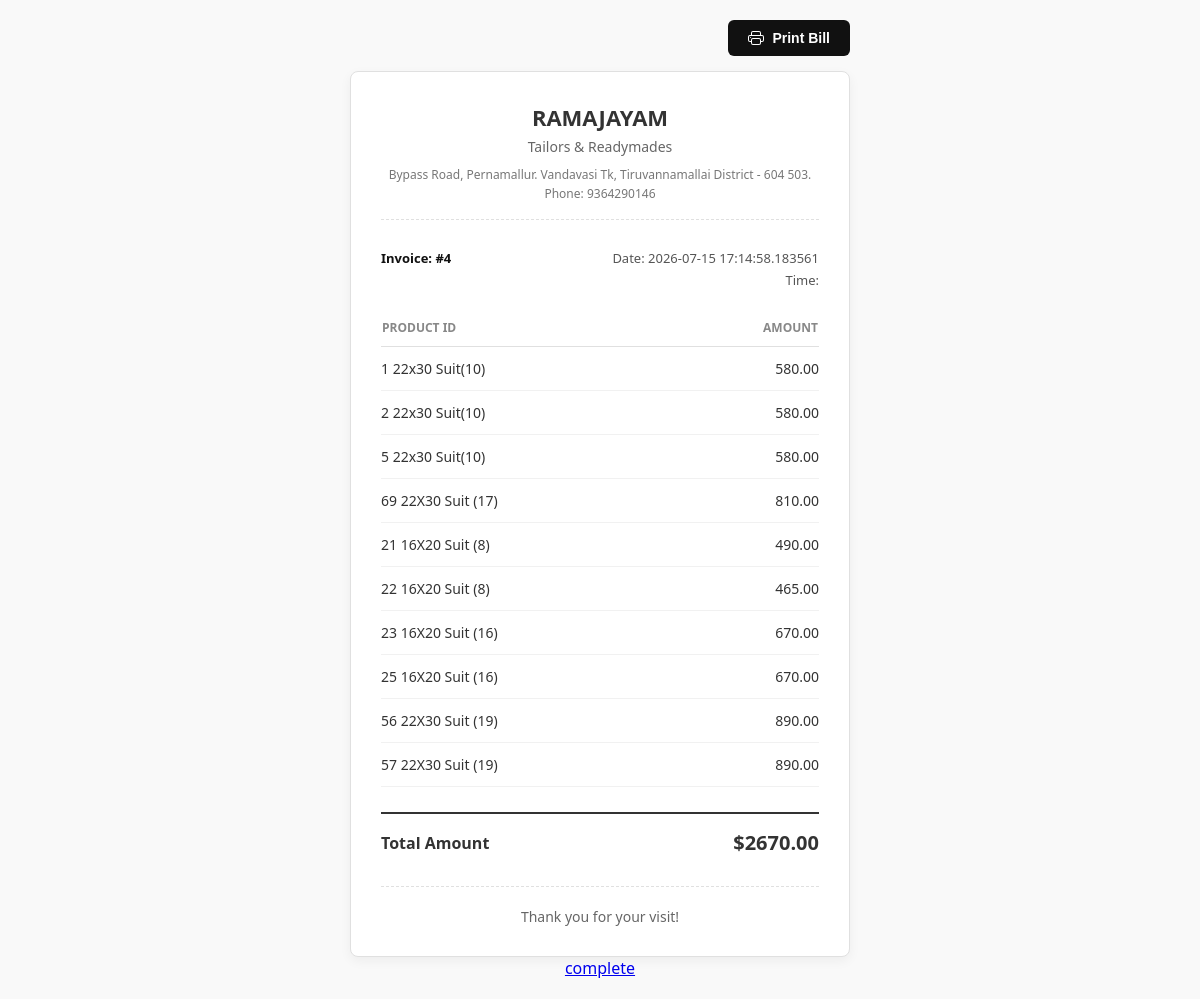
The app's page /bill_show_page/4, older data.
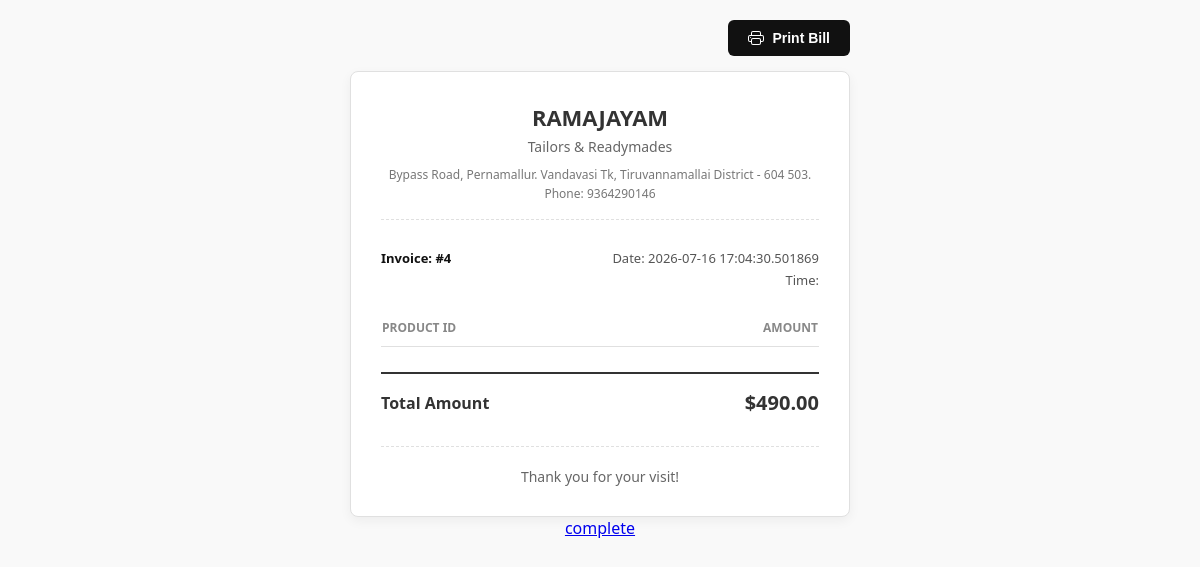
The same page, newer data.
### app.py (models this page shows)
class ShopDealer(UserMixin,db.Model) :
    id = db.Column(db.Integer, primary_key=True)
    shop_username = db.Column(db.String(150), unique=True, nullable=False)
    password = db.Column(db.String(150), nullable=False)
    shop_name = db.Column(db.String(150),nullable=False)
    shop_title = db.Column(db.String(150),nullable=False)
    shop_location = db.Column(db.String(150),nullable=False)
    shop_phone_number = db.Column(db.String(10),nullable=False)
    shop_gst_number = db.Column(db.String(15),default=None)

class Billing(db.Model) :
    id = db.Column(db.Integer,primary_key=True)
    customer_no = db.Column(db.String(10))
    customer_name = db.Column(db.String(100))
    customer_address = db.Column(db.String(100), nullable=True)
    billing_amount = db.Column(db.Integer)
    total_quantity = db.Column(db.Integer)
    billing_date = db.Column(db.DateTime, default=datetime.utcnow)
    billing_products = db.relationship('SelledProduct', backref='billing', lazy=True)

class SelledProduct(db.Model) :
    id = db.Column(db.Integer,primary_key=True)
    billing_id = db.Column(db.Integer, db.ForeignKey('billing.id'), nullable=True)
    selled_product_name = db.Column(db.String(100))
    selled_product_id = db.Column(db.String(100))
    selled_product_amount = db.Column(db.Integer)
    scanned_at = db.Column(db.DateTime, default=datetime.utcnow)

### app.py (the view)
@app.route('/bill_show_page/<int:billing_id>')
def bill_show_page(billing_id):
    billing = Billing.query.get_or_404(billing_id)
    selled = SelledProduct.query.filter_by(billing_id=billing_id)
    shop = ShopDealer.query.all()
    return render_template('bill_show_page.html', billing=billing,selled=selled,shop=shop)

### templates/bill_show_page.html (shortened to what this page needs)
<!DOCTYPE html>
<html lang="en">
<head>
</head>
<body>
    <div class="action-panel">
        <button class="print-btn" onclick="window.print()">
            Print Bill
        </button>
    </div>
    <div class="receipt-card">
        <header class="shop-header">
            {% for shop in shop %}
            <h1 class="shop-name">{{ shop.shop_name }}</h1>
            <p class="shop-title">{{ shop.shop_title }}</p>
            <p class="shop-details">{{ shop.shop_location }}</p>
            <p class="shop-details">Phone: {{ shop.shop_phone_number }}</p>
            {% endfor %}
        </header>
        <div class="invoice-meta">
            <div class="meta-group">
                <p class="invoice-id">Invoice: #{{ billing.id }}</p>
            </div>
            <div class="meta-group text-right">
                <p>Date: {{ billing.billing_date }}</p>
                <p>Time: {{ billing.billing_time }}</p>
            </div>
        </div>
        <table class="items-table">
            <thead>
                <tr>
                    <th>Product ID</th>
                    <th class="text-right">Amount</th>
                </tr>
            </thead>
            <tbody>
                {% for selled in selled %}
                {% if selled.billing_id == billing.id %}
                <tr>
                    <td>{{ selled.selled_product_id }} {{ selled.selled_product_name }}</td>
                    <td class="text-right">{{ "%.2f"|format(selled.selled_product_amount|float) }}</td>
                </tr>
                {% endif %}
                {% endfor %}
            </tbody>
        </table>
        <div class="total-section">
            <span class="total-label">Total Amount</span>
            <span class="total-amount">${{ "%.2f"|format(billing.billing_amount|float) }}</span>
        </div>
        <footer class="receipt-footer">
            Thank you for your visit!
        </footer>
    </div>
    <a href="/shop_dashboard">complete</a>
</body>
</html>

Row changes from the older to the newer data that the page shows:
no longer on this page (row edited): SelledProduct: selled_product_id "1", selled_product_name "22x30 Suit(10)", selled_product_amount "580.00"
no longer on this page (row edited): SelledProduct: selled_product_id "2", selled_product_name "22x30 Suit(10)", selled_product_amount "580.00"
no longer on this page (row edited): SelledProduct: selled_product_id "5", selled_product_name "22x30 Suit(10)", selled_product_amount "580.00"
no longer on this page (row edited): SelledProduct: selled_product_id "69", selled_product_name "22X30 Suit (17)", selled_product_amount "810.00"
no longer on this page (row edited): SelledProduct: selled_product_id "21", selled_product_name "16X20 Suit (8)", selled_product_amount "490.00"
no longer on this page (row edited): SelledProduct: selled_product_id "22", selled_product_name "16X20 Suit (8)", selled_product_amount "465.00"
no longer on this page (row edited): SelledProduct: selled_product_id "23", selled_product_name "16X20 Suit (16)", selled_product_amount "670.00"
no longer on this page (row edited): SelledProduct: selled_product_id "25", selled_product_name "16X20 Suit (16)", selled_product_amount "670.00"
no longer on this page (row edited): SelledProduct: selled_product_id "56", selled_product_name "22X30 Suit (19)", selled_product_amount "890.00"
no longer on this page (row edited): SelledProduct: selled_product_id "57", selled_product_name "22X30 Suit (19)", selled_product_amount "890.00"
changed Billing id 4: billing_date "2026-07-15 17:14:58.183561" → "2026-07-16 17:04:30.501869"; billing_amount "2670.00" → "490.00"
